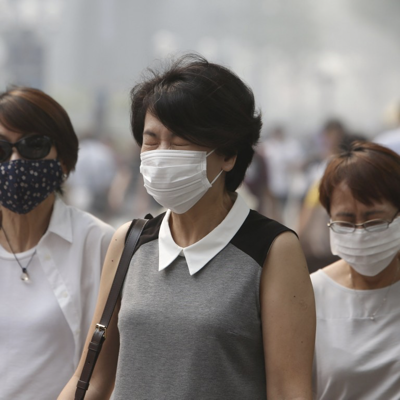
#> input picture image_processing/experiements/maksssksksss843.png, 400 x 400 px
$ jupyter execute 'Harris Corner.ipynb'
#> lines starting #> are read from the running program, lines starting #| are printed output that depends on the picture; after the words box and inside, x2 and y2 are one past the last pixel; in counts of white or black regions, pixels touching at a corner belong together
URL : https://maelfabien.github.io/computervision/cv_4/#iv-matching

# Harris’ corner detection

[cell 1]
import cv2
import numpy as np
from matplotlib import pyplot as plt

[cell 2]
img = cv2.imread('maksssksksss843.png', 0)
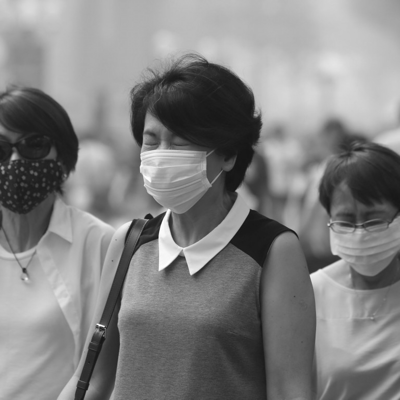
#> img: shape (400, 400); min 20, max 255, mean 129.5
corn = img.copy()

dst = cv2.cornerHarris(img,3,5,0.22)
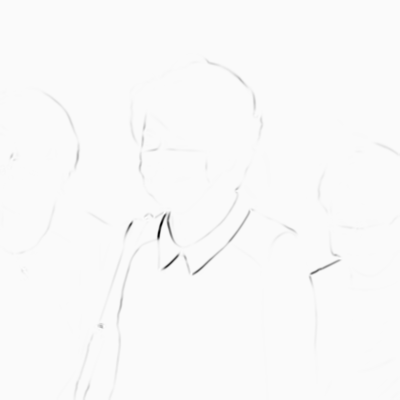
#> dst: shape (400, 400) float32; min -3.14, max 0.0596, mean -0.00938; drawn with min black and max white

#result is dilated for marking the corners, not important
dst = cv2.dilate(dst,None)

# Threshold for an optimal value, it may vary depending on the image.
corn[dst>0.01*dst.max()]=0
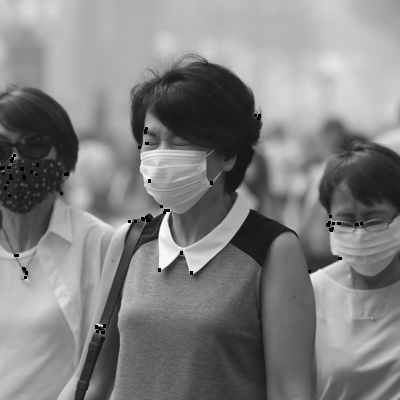
#> corn: shape (400, 400); 0.41% of pixels changed, all inside (x1, y1, x2, y2) = (0, 114, 363, 334)

plt.figure(figsize=(15,12))

plt.subplot(121)
plt.imshow(img,cmap = 'gray')
plt.title('Original Image')

plt.subplot(122)
plt.imshow(corn,cmap = 'gray')
plt.title('Corner Image')

plt.show()
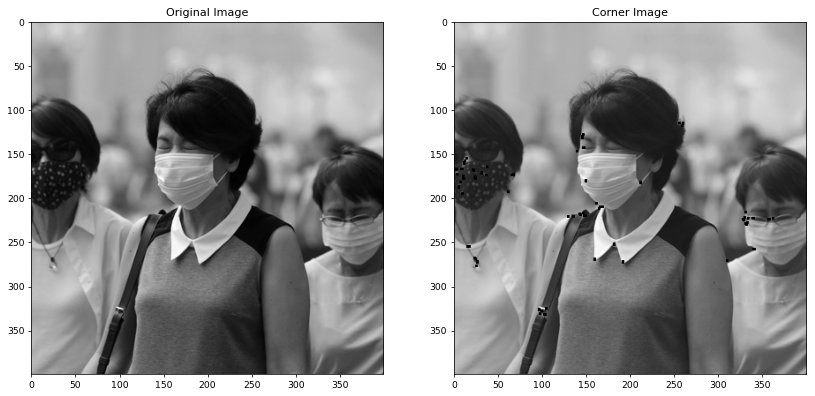
#> figure drawn by matplotlib, 2 panels

# Blob detection

[cell 3]
detector = cv2.SimpleBlobDetector_create()
keypoints = detector.detect(img)
#> keypoints = ()

img2 = img.copy()
for marker in keypoints:
    img2 = cv2.drawMarker(img2, tuple(int(i) for i in marker.pt), color=(0, 255, 255))
#> this loop made 0 passes

plt.figure(figsize=(15,12))

plt.subplot(121)
plt.imshow(img,cmap = 'gray')
plt.title('Original Image')

plt.subplot(122)
plt.imshow(img2,cmap = 'gray')
plt.title('Blob Detection Image')

plt.show()

$ run again, with image_processing/experiements/maksssksksss140.png copied over image_processing/experiements/maksssksksss843.png
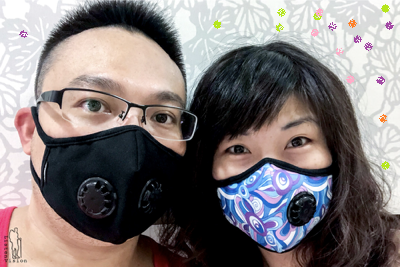
#> input picture image_processing/experiements/maksssksksss140.png, 400 x 267 px
#> `dst = cv2.dilate(dst,None)`:
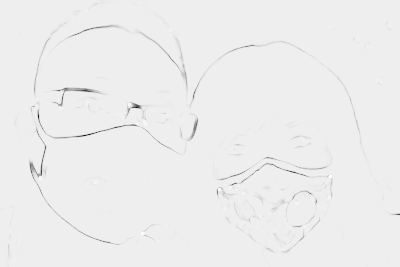
#> dst: shape (267, 400) float32; min -1.18, max 0.0802, mean -0.00692; drawn with min black and max white
#> `corn[dst>0.01*dst.max()]=0`:
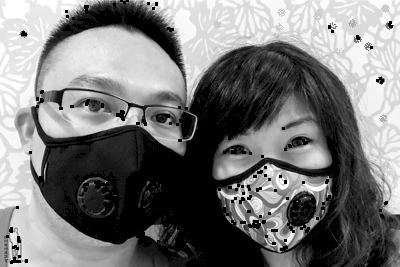
#> corn: shape (267, 400); min 0, max 255, mean 119.4
#> keypoints = 3 keypoints; (x, y, size): (301, 209, 32.9), (187, 124, 22.3), (242, 191, 6.5)
#> the loop `for marker in keypoints:` made 3 passes
#> marker on passes 1 to 3: keypoint at (300.9, 209.1), size 32.9, keypoint at (186.5, 124.5), size 22.3, keypoint at (242.5, 190.6), size 6.5

$ run again, with image_processing/experiements/maksssksksss513.png copied over image_processing/experiements/maksssksksss843.png
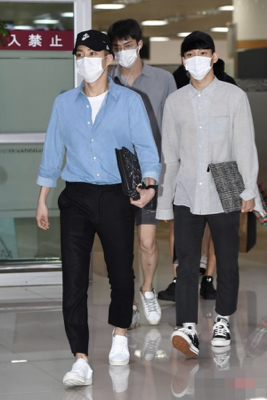
#> input picture image_processing/experiements/maksssksksss513.png, 267 x 400 px
#> `corn[dst>0.01*dst.max()]=0`:
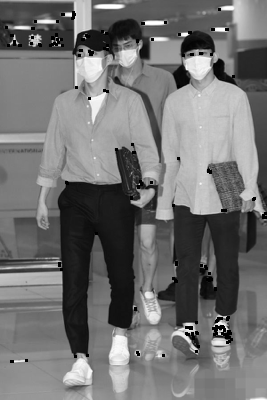
#> corn: shape (400, 267); min 0, max 255, mean 113.7
#> `plt.show()`:
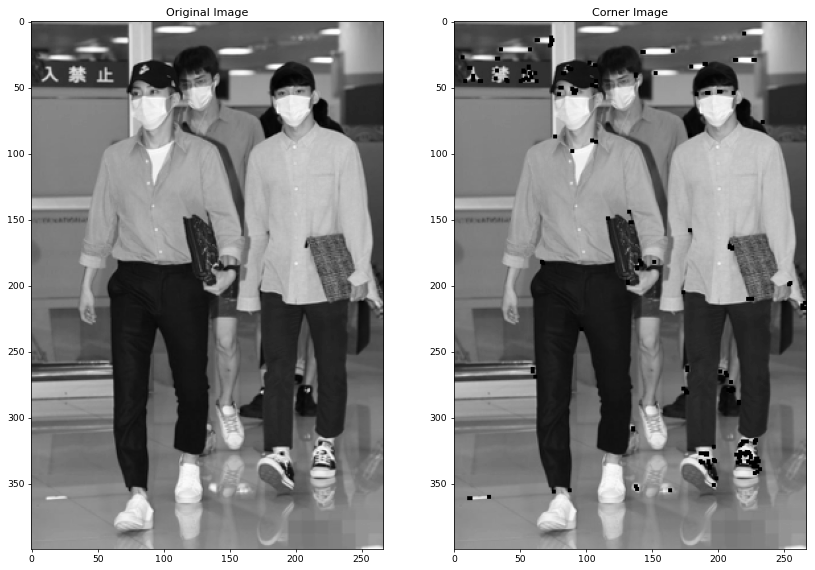
#> figure drawn by matplotlib, 2 panels
#> keypoints = ()
